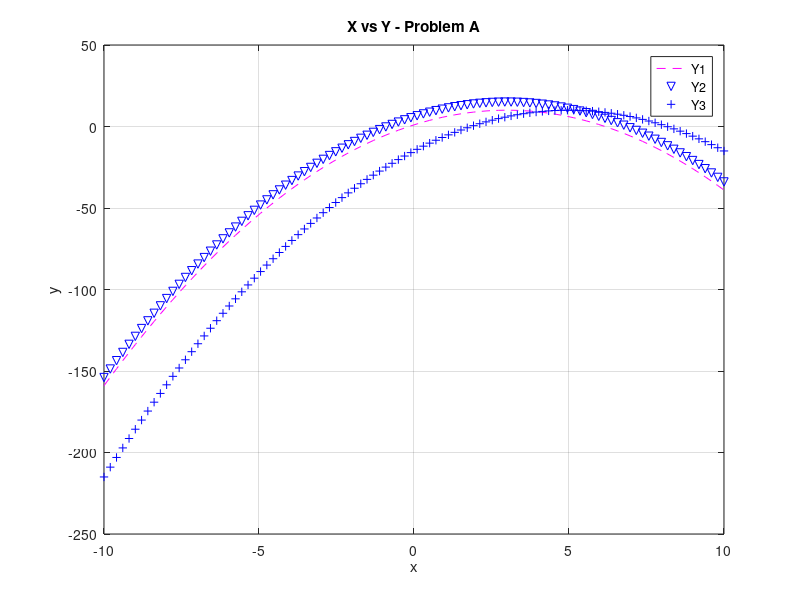

MATLAB code for this plot:
% min max of a equation
% Example problem : y = -(x-3) .^2 + 10
clc, clearvars, close all;

x  = linspace(-10,10);
y1 = (-(x-3) .^2) + 10;
y2 = (-(x-3) .^2) + 15;
y3 = (-(x-5) .^2) + 10;

figure(1);
plot(x,y1, '--m', 'MarkerFaceColor','m', 'MarkerSize',10);
xlabel("x"), ylabel("y"), title("X vs Y - Problem A");
grid on;

hold on;
plot(x,y2, 'bv');

hold on;
plot(x,y3, 'b+');

legend('Y1', 'Y2', 'Y3');

% x & y axis limits
% xlim([0,2]), ylim([0,100]);


